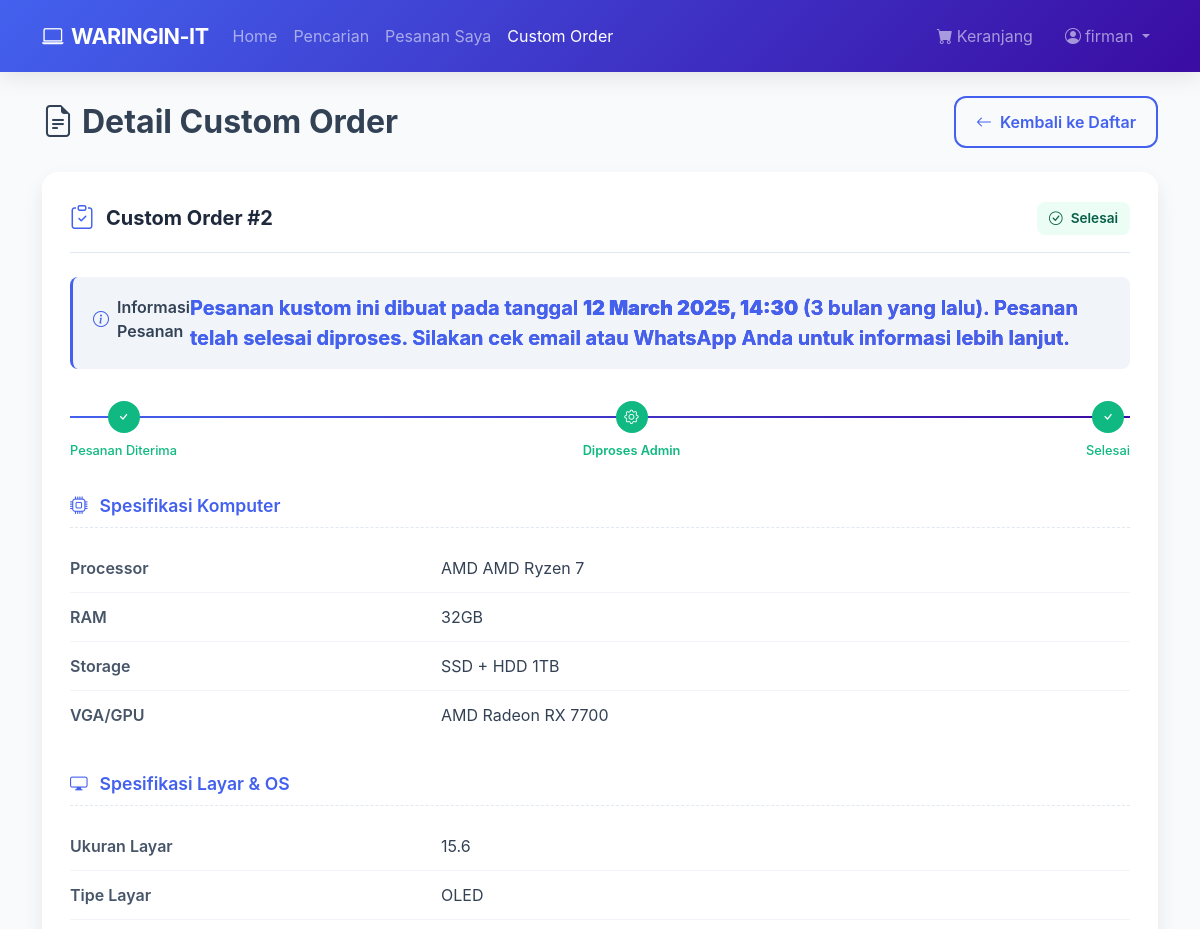
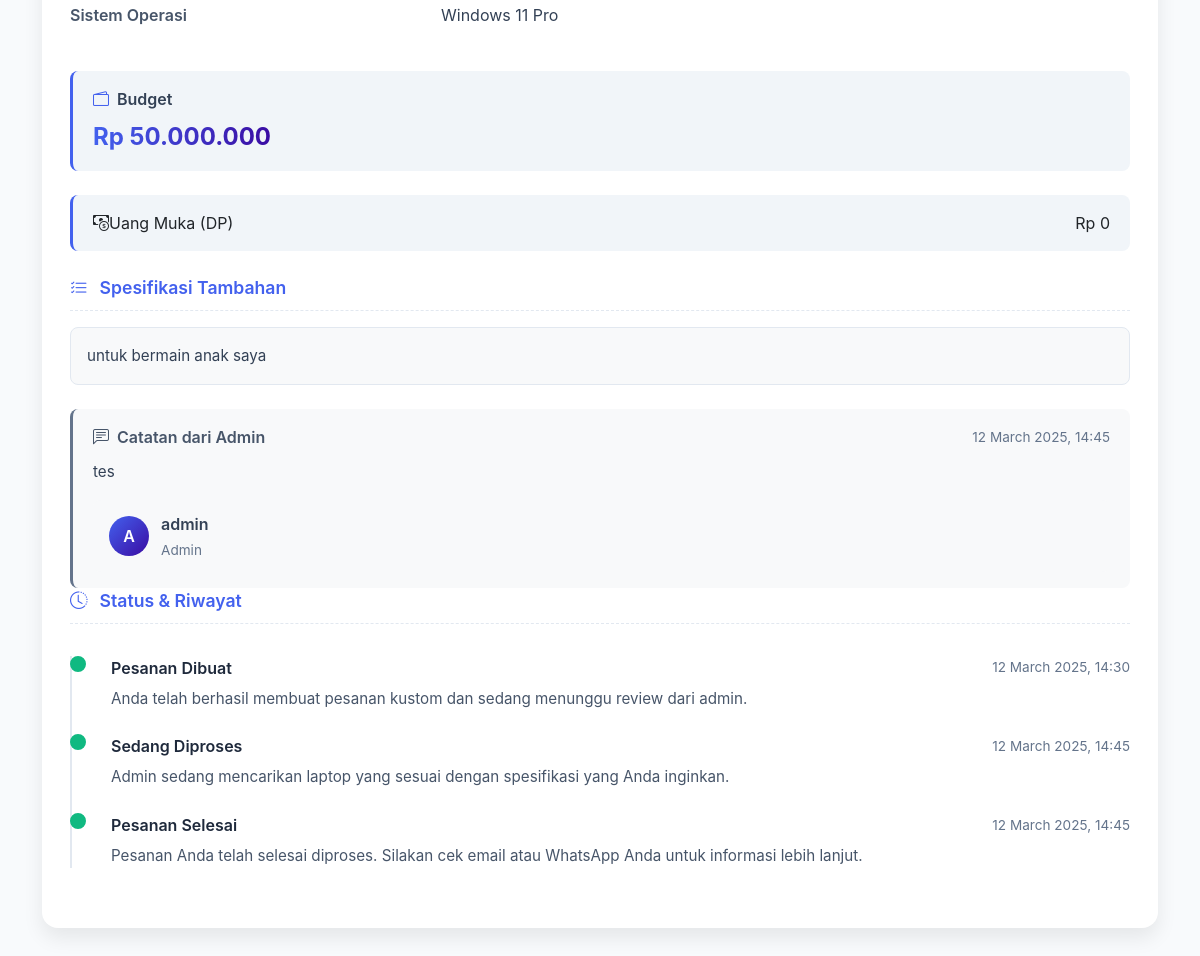
The app's page /user/custom_order_detail.php?id=2 (signed in) with its own data (2 pictures, top to bottom).
### tables this page shows
CREATE TABLE `tb_user` (
  `user_id` int(11) NOT NULL,
  `nama` varchar(255) NOT NULL,
  `nama_lengkap` varchar(255) NOT NULL,
  `password` varchar(255) NOT NULL,
  `alamat` longtext DEFAULT NULL,
  `telepon` varchar(15) DEFAULT NULL,
  `photo` varchar(255) DEFAULT NULL
);

CREATE TABLE `tb_custom_orders` (
  `order_id` int(11) NOT NULL,
  `user_id` int(11) NOT NULL,
  `ram` varchar(50) NOT NULL,
  `storage` varchar(100) NOT NULL,
  `processor` varchar(100) NOT NULL,
  `vga` varchar(100) NOT NULL,
  `screen_size` varchar(50) NOT NULL,
  `screen_type` varchar(100) NOT NULL,
  `operating_system` varchar(100) NOT NULL,
  `additional_specs` text DEFAULT NULL,
  `budget` int(11) NOT NULL,
  `down_payment` int(12) NOT NULL,
  `status` enum('pending','processing','completed','cancelled') NOT NULL DEFAULT 'pending',
  `admin_notes` text DEFAULT NULL,
  `admin_id` int(11) DEFAULT NULL,
  `created_at` datetime NOT NULL DEFAULT current_timestamp(),
  `updated_at` datetime DEFAULT NULL ON UPDATE current_timestamp()
);

### config/koneksi.php (called while the page is built, shortened)
<?php
$host = 'localhost';
$username = 'root';
$password = '';
$database = 'toko_db';
$conn = mysqli_connect($host, $username, $password, $database);
function query($query) {
    global $conn;
    $result = mysqli_query($conn, $query);
    $rows = [];
    if ($result) {
        while ($row = mysqli_fetch_assoc($result)) {
            $rows[] = $row;
        }
    } else {
        error_log("Query error: " . mysqli_error($conn));
    }
    return $rows;
}
?>

### user/custom_order_detail.php (the view, shortened to what this page needs)
<?php
require_once '../config/koneksi.php';
$user_id = $_SESSION['user_id'];
$user = query("SELECT * FROM tb_user WHERE user_id = $user_id")[0];
$order_id = $_GET['id'];
$order_query = "SELECT * FROM tb_custom_orders WHERE order_id = $order_id AND user_id = $user_id";
$order_result = query($order_query);
$order = $order_result[0];
$down_payment = $order['down_payment'];
$status_labels = [
    'pending' => [
        'label' => 'Menunggu',
        'class' => 'status-pending',
        'icon' => 'clock'
    ],
    'processing' => [
        'label' => 'Sedang Diproses',
        'class' => 'status-processing',
        'icon' => 'arrow-repeat'
    ],
    'completed' => [
        'label' => 'Selesai',
        'class' => 'status-completed',
        'icon' => 'check-circle'
    ],
    'cancelled' => [
        'label' => 'Dibatalkan',
        'class' => 'status-cancelled',
        'icon' => 'x-circle'
    ]
];
$admin_id = $order['admin_id'];
$admin_data = null;
if ($admin_id) {
    $admin_query = "SELECT * FROM tb_admin WHERE admin_id = $admin_id";
    $admin_result = query($admin_query);
    if (!empty($admin_result)) {
        $admin_data = $admin_result[0];
    }
}
function time_elapsed_string($datetime, $full = false) {
    $now = new DateTime;
    $ago = new DateTime($datetime);
    $diff = $now->diff($ago);
    $diff->w = floor($diff->d / 7);
    $diff->d -= $diff->w * 7;
    $string = array(
        'y' => 'tahun',
        'm' => 'bulan',
        'w' => 'minggu',
        'd' => 'hari',
        'h' => 'jam',
        'i' => 'menit',
        's' => 'detik',
    );
    foreach ($string as $k => &$v) {
        if ($diff->$k) {
            $v = $diff->$k . ' ' . $v . ($diff->$k > 1 ? '' : '');
        } else {
            unset($string[$k]);
        }
    }
    if (!$full) $string = array_slice($string, 0, 1);
    return $string ? implode(', ', $string) . ' yang lalu' : 'baru saja';
}
?>
<!DOCTYPE html>
<html lang="en">
<head>
    <link href="https://cdn.jsdelivr.net/npm/bootstrap@5.3.0/dist/css/bootstrap.min.css" rel="stylesheet">
    <link rel="stylesheet" href="https://cdn.jsdelivr.net/npm/bootstrap-icons@1.7.2/font/bootstrap-icons.css">
</head>
<body>
    <nav class="navbar navbar-expand-lg navbar-dark sticky-top">
        <div class="container">
            <a class="navbar-brand" href="index.php">
                <i class="bi bi-laptop me-2"></i>WARINGIN-IT
            </a>
            <div class="collapse navbar-collapse" id="navbarNav">
                <ul class="navbar-nav me-auto">
                    <li class="nav-item">
                        <a class="nav-link" href="index.php">Home</a>
                    </li>
                    <li class="nav-item">
                        <a class="nav-link" href="search.php">Pencarian</a>
                    </li>
                    <li class="nav-item">
                        <a class="nav-link" href="orders.php">Pesanan Saya</a>
                    </li>
                    <li class="nav-item">
                        <a class="nav-link active" href="custom_order.php">Custom Order</a>
                    </li>
                </ul>
                <ul class="navbar-nav">
                    <li class="nav-item me-3">
                        <a class="nav-link" href="cart.php">
                            <i class="bi bi-cart-fill me-1"></i>Keranjang
                        </a>
                    </li>
                    <li class="nav-item dropdown">
                        <a class="nav-link dropdown-toggle" href="#" id="navbarDropdown" role="button" data-bs-toggle="dropdown">
                            <i class="bi bi-person-circle me-1"></i><?= htmlspecialchars($user['nama']); ?>
                        </a>
                    </li>
                </ul>
            </div>
        </div>
    </nav>
    <div class="container my-4">
        <div class="d-flex justify-content-between align-items-center mb-4">
            <h2 class="mb-0 fw-bold">
                <i class="bi bi-file-earmark-text me-2"></i>Detail Custom Order
            </h2>
            <a href="custom_order_status.php" class="btn btn-outline-primary">
                <i class="bi bi-arrow-left me-2"></i>Kembali ke Daftar
            </a>
        </div>
        <div class="card animate-fade-in">
            <div class="card-body">
                <div class="order-detail-header">
                    <div class="order-detail-title">
                        <i class="bi bi-clipboard-check"></i>
                        Custom Order #<?= $order['order_id'] ?>
                    </div>
                    <div class="status-badge <?= $status_labels[$order['status']]['class'] ?>">
                        <i class="bi bi-<?= $status_labels[$order['status']]['icon'] ?>"></i>
                        <?= $status_labels[$order['status']]['label'] ?>
                    </div>
                </div>
                <div class="info-box">
                    <div class="info-box-title">
                        <i class="bi bi-info-circle"></i>Informasi Pesanan
                    </div>
                    <div class="info-box-content">
                        Pesanan kustom ini dibuat pada tanggal <strong><?= date('d F Y, H:i', strtotime($order['created_at'])) ?></strong>
                        (<?= time_elapsed_string($order['created_at']) ?>).
                        <?php if ($order['status'] == 'processing'): ?>
                            Tim kami sedang mencarikan laptop yang sesuai dengan spesifikasi yang Anda inginkan.
                        <?php elseif ($order['status'] == 'completed'): ?>
                            Pesanan telah selesai diproses. Silakan cek email atau WhatsApp Anda untuk informasi lebih lanjut.
                        <?php elseif ($order['status'] == 'cancelled'): ?>
                            Pesanan telah dibatalkan.
                        <?php else: ?>
                            Pesanan sedang menunggu untuk diproses oleh admin kami.
                        <?php endif; ?>
                    </div>
                </div>
                <div class="status-tracker">
                    <div class="status-line">
                        <?php
                        $progress_width = 0;
                        switch ($order['status']) {
                            case 'completed':
                                $progress_width = 100;
                                break;
                        }
                        ?>
                        <div class="status-line-progress" style="width: <?= $progress_width ?>%;"></div>
                    </div>
                    <div class="status-step <?= ($order['status'] == 'pending' || $order['status'] == 'processing' || $order['status'] == 'completed') ? 'completed' : ''; ?>">
                        <div class="status-circle">
                            <i class="bi bi-check"></i>
                        </div>
                        <div class="status-text">Pesanan Diterima</div>
                    </div>
                    <div class="status-step <?= ($order['status'] == 'processing' || $order['status'] == 'completed') ? 'active' : ''; ?> <?= ($order['status'] == 'completed') ? 'completed' : ''; ?> <?= ($order['status'] == 'cancelled') ? 'cancelled' : ''; ?>">
                        <div class="status-circle">
                            <i class="bi bi-<?= ($order['status'] == 'cancelled') ? 'x' : 'gear' ?>"></i>
                        </div>
                        <div class="status-text">
                            <?= ($order['status'] == 'cancelled') ? 'Pesanan Dibatalkan' : 'Diproses Admin' ?>
                        </div>
                    </div>
                    <div class="status-step <?= ($order['status'] == 'completed') ? 'completed' : ''; ?>">
                        <div class="status-circle">
                            <i class="bi bi-check"></i>
                        </div>
                        <div class="status-text">Selesai</div>
                    </div>
                </div>
<div class="main-content-grid">
    <div class="left-column">
        <div class="order-info-section">
            <div class="section-title">
                <i class="bi bi-cpu"></i>Spesifikasi Komputer
            </div>
            <table class="specs-table">
                <tr>
                    <td class="spec-label">Processor</td>
                    <td class="spec-value"><?= htmlspecialchars($order['processor']) ?></td>
                </tr>
                <tr>
                    <td class="spec-label">RAM</td>
                    <td class="spec-value"><?= htmlspecialchars($order['ram']) ?></td>
                </tr>
                <tr>
                    <td class="spec-label">Storage</td>
                    <td class="spec-value"><?= htmlspecialchars($order['storage']) ?></td>
                </tr>
                <tr>
                    <td class="spec-label">VGA/GPU</td>
                    <td class="spec-value"><?= htmlspecialchars($order['vga']) ?></td>
                </tr>
            </table>
        </div>
        <div class="order-info-section">
            <div class="section-title">
                <i class="bi bi-display"></i>Spesifikasi Layar & OS
            </div>
            <table class="specs-table">
                <tr>
                    <td class="spec-label">Ukuran Layar</td>
                    <td class="spec-value"><?= htmlspecialchars($order['screen_size']) ?></td>
                </tr>
                <tr>
                    <td class="spec-label">Tipe Layar</td>
                    <td class="spec-value"><?= htmlspecialchars($order['screen_type']) ?></td>
                </tr>
                <tr>
                    <td class="spec-label">Sistem Operasi</td>
                    <td class="spec-value"><?= htmlspecialchars($order['operating_system']) ?></td>
                </tr>
            </table>
        </div>
        <div class="info-boxes-container">
            <div class="budget-box">
                <div class="budget-title">
                    <i class="bi bi-wallet2"></i>Budget
                </div>
                <div class="budget-amount">Rp <?= number_format($order['budget'], 0, ',', '.') ?></div>
            </div>
            <div class="info-box dp-box">
                <div class="dp-title">
                    <i class="bi bi-cash-coin"></i>Uang Muka (DP)
                </div>
                <div class="dp-amount">
                    Rp <?= number_format($down_payment, 0, ',', '.'); ?>
                </div>
            </div>
        </div>
    </div>
    <div class="right-column">
        <?php if (!empty($order['additional_specs'])): ?>
            <div class="additional-specs-section">
                <div class="section-title">
                    <i class="bi bi-list-check"></i>Spesifikasi Tambahan
                </div>
                <div class="additional-specs-content">
                    <?= nl2br(htmlspecialchars($order['additional_specs'])) ?>
                </div>
            </div>
        <?php endif; ?>
        <?php if (!empty($order['admin_notes']) && ($order['status'] == 'processing' || $order['status'] == 'completed' || $order['status'] == 'cancelled')): ?>
            <div class="admin-notes">
                <div class="admin-notes-header">
                    <div class="admin-notes-title">
                        <i class="bi bi-chat-left-text"></i>Catatan dari Admin
                    </div>
                    <div class="admin-notes-date">
                        <?= date('d F Y, H:i', strtotime($order['updated_at'])) ?>
                    </div>
                </div>
                <div class="admin-notes-content">
                    <?= nl2br(htmlspecialchars($order['admin_notes'])) ?>
                </div>
                <?php if ($admin_data): ?>
                    <div class="admin-info">
                        <div class="admin-avatar">
                            <?= strtoupper(substr($admin_data['nama'], 0, 1)) ?>
                        </div>
                        <div>
                            <div class="admin-name"><?= htmlspecialchars($admin_data['nama']) ?></div>
                            <div class="admin-role">Admin</div>
                        </div>
                    </div>
                <?php endif; ?>
            </div>
        <?php endif; ?>
        <div class="order-info-section">
            <div class="section-title">
                <i class="bi bi-clock-history"></i>Status & Riwayat
            </div>
            <div class="timeline">
                <div class="timeline-item <?= ($order['status'] != 'cancelled') ? 'completed' : 'cancelled' ?>">
                    <div class="timeline-dot"></div>
                    <div class="timeline-content">
                        <div class="timeline-title">
                            Pesanan Dibuat
                            <span class="timeline-time"><?= date('d F Y, H:i', strtotime($order['created_at'])) ?></span>
                        </div>
                        <p class="timeline-description">
                            Anda telah berhasil membuat pesanan kustom dan sedang menunggu review dari admin.
                        </p>
                    </div>
                </div>
                <?php if ($order['status'] == 'processing' || $order['status'] == 'completed'): ?>
                    <div class="timeline-item <?= ($order['status'] == 'completed') ? 'completed' : 'active' ?>">
                        <div class="timeline-dot"></div>
                        <div class="timeline-content">
                            <div class="timeline-title">
                                Sedang Diproses
                                <span class="timeline-time"><?= date('d F Y, H:i', strtotime($order['updated_at'])) ?></span>
                            </div>
                            <p class="timeline-description">
                                Admin sedang mencarikan laptop yang sesuai dengan spesifikasi yang Anda inginkan.
                            </p>
                        </div>
                    </div>
                <?php endif; ?>
                <?php if ($order['status'] == 'completed'): ?>
                    <div class="timeline-item completed">
                        <div class="timeline-dot"></div>
                        <div class="timeline-content">
                            <div class="timeline-title">
                                Pesanan Selesai
                                <span class="timeline-time"><?= date('d F Y, H:i', strtotime($order['updated_at'])) ?></span>
                            </div>
                            <p class="timeline-description">
                                Pesanan Anda telah selesai diproses. Silakan cek email atau WhatsApp Anda untuk informasi lebih lanjut.
                            </p>
                        </div>
                    </div>
                <?php endif; ?>
            </div>
        </div>
    </div>
</div>
</body>
</html>

### records on screen
tb_user: nama "firman"
tb_custom_orders: order_id "2", status "Selesai", created_at "12 March 2025, 14:30", created_at "3 bulan yang lalu", processor "AMD AMD Ryzen 7", ram "32GB", storage "SSD + HDD 1TB", vga "AMD Radeon RX 7700", screen_size "15.6", screen_type "OLED", operating_system "Windows 11 Pro", down_payment "0", additional_specs "untuk bermain anak saya", updated_at "12 March 2025, 14:45", admin_notes "tes"

### other values on screen
substr($admin_data['nama'], 0, 1) "A"
$admin_data['nama'] "admin"
